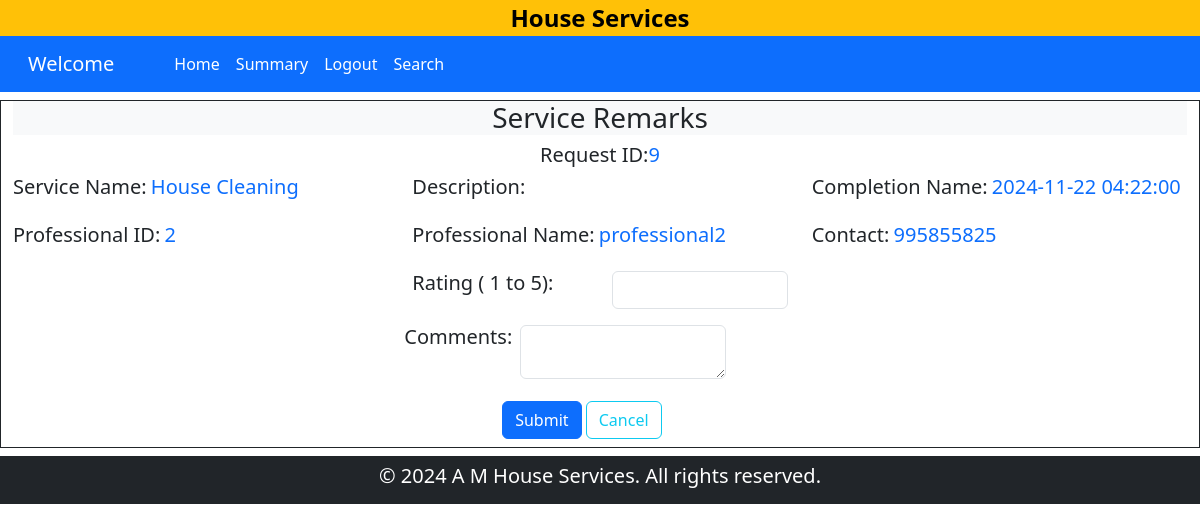
/customer_dashboard/9/9, run on the app's committed database.
### backened/modals.py (models this page shows)
class ServiceRequest(db.Model):
    __tablename__ = "service_request"
    id = db.Column(db.Integer, primary_key=True)
    service_id = db.Column(db.Integer, db.ForeignKey("service.id"), nullable=False)
    customer_id = db.Column(db.Integer, db.ForeignKey("customer.id"), nullable=False)
    professional_id = db.Column(db.Integer, db.ForeignKey("professional.id"), nullable=False)
    date_of_request = db.Column(db.DateTime, default=datetime.now,nullable=False)
    date_of_completion = db.Column(db.DateTime, nullable=True)
    service_status = db.Column(db.String(50), nullable=False, default="requested")
    remarks = db.Column(db.Text, nullable=True)
    reviews = db.relationship("Review", backref="service_request", lazy=True, cascade="all, delete-orphan")

class Service(db.Model):
    __tablename__ = "service"
    id = db.Column(db.Integer, primary_key=True)
    name = db.Column(db.String(120), nullable=False)
    price = db.Column(db.Float, nullable=False)
    time_required = db.Column(db.Integer, nullable=False)
    description = db.Column(db.Text,nullable = True)
    service_requests = db.relationship("ServiceRequest", backref="service", lazy=True, cascade="all, delete-orphan")

class Professional(db.Model):
    __tablename__ = "professional"
    id = db.Column(db.Integer, primary_key=True)
    email = db.Column(db.String(120), unique=True, nullable=False)
    password = db.Column(db.String(120), nullable=False)
    name = db.Column(db.String(120), nullable=False)
    phone = db.Column(db.Integer, nullable=False)
    address = db.Column(db.String(200), nullable=False)
    pincode = db.Column(db.Integer, nullable=False)
    date_created = db.Column(db.DateTime, default=datetime.now,nullable=False)
    description = db.Column(db.Text, nullable=True)
    service_type = db.Column(db.String(120), nullable=False)
    experience = db.Column(db.Integer, nullable=False)
    file_path = db.Column(db.String(255), nullable=False)
    status = db.Column(db.String(30), default="pending",nullable=False)
    service_requests = db.relationship(
        "ServiceRequest",
        backref="professional",
        lazy=True,
        cascade="all, delete-orphan",
    )

### backened/controller.py (the view, shortened to what this page needs)
@app.route('/customer_dashboard/<uid>/<rid>',methods=['GET','POST'] )
def request_review(uid,rid):
    customer = Customer.query.filter_by(id = uid).first()
    ser_req = ServiceRequest.query.filter_by(id = rid).first()
    return render_template('review.html', request = ser_req, customer = customer)

### templates/review.html (shortened to what this page needs)
{% extends 'customer_dashboard.html' %}
{% block search_customer %}
    <div class="container-fluid my-2 border border-dark">
        <div class="bg-light">
            <h3 class="text-center"> Service Remarks</h3>
        </div>
        <div class="conatiner">
            <form action="" method="post">
                <div class="row">
                    <div class=" col d-flex justify-content-center">
                        <label for="rid" class="h5 lead">Request ID:</label>
                        <input type="hidden" name="rid" id="rid" class="form-control" value="{{ request.id }}" ><strong class="text-primary h5"> {{ request.id }}</strong>
                    </div>
                </div>
                <div class="row">
                    <div class="col-4">
                        <label for="sname" class="bold h5">Service Name:</label>
                        <input type="hidden" id="sname" class="form-control" name="sname" value="{{ request.service.name }}"><strong class="text-primary h5 lead"> {{ request.service.name }}</strong>
                    </div>
                    <div class="col-4">
                        <label for="remark" class="bold h5">Description:</label>
                    </div>
                    <div class="col-4">
                        <label for="cdate" class="bold h5">Completion Name:</label>
                        <input type="hidden" id="cdate" class="form-control" name="cdate" value="{{ request.date_of_completion }}"><strong class="text-primary h5 lead">{{ request.date_of_request }}</strong>
                    </div>
                </div>
                <div class="row my-3">
                    <div class="col-4">
                        <label for="pid" class="bold h5">Professional ID:</label>
                        <input type="hidden" id="pid" class="form-control" name="pid" value="{{ request.professional_id }}"><strong class="text-primary h5 lead">{{ request.professional_id }}</strong>
                    </div>
                    <div class="col-4">
                        <label for="pname" class="bold h5">Professional Name:</label>
                        <input type="hidden" id="pname" class="form-control" name="pname" value="{{ request.professional.name }}"><strong class="text-primary h5 lead">{{ request.professional.name }}</strong>
                    </div>
                    <div class="col-4">
                        <label for="pphone" class="bold h5">Contact:</label>
                        <input type="hidden" id="pphone" class="form-control" name="pphone" value="{{ request.professional.phone }}"><strong class="text-primary h5 lead">{{ request.professional.phone }}</strong>
                    </div>
                </div>
                <div class="row my-3 d-flex justify-content-center">
                    <div class="col-2">
                        <label for="rating" class="bold h5">Rating ( 1 to 5):</label>
                    </div>
                    <div class="col-2">
                        <input type="number" id="rating" class="form-control" name="rating" min="1" max="5" required>
                    </div>
                </div>
                <div class="row my-3 d-flex justify-content-center">
                    <div class="col-1">
                        <label for="comment" class="bold h5">Comments:</label>
                    </div>
                    <div class="col-3 ms-3">
                        <textarea name="comment" id="comment" class="border rounded"></textarea>
                    </div>
                </div>
                <div class="row-2 d-flex justify-content-center">
                    <div class="col-2 mb-2">
                        <button type="submit" class="btn btn-primary">Submit</button>
                        <a href="{{ url_for('customerDashboard', user = customer.name) }}" class="btn btn-outline-info">Cancel</a>
                    </div>
                </div>
            </form>
        </div>
    </div>
{% endblock search_customer %}

### data on the page
ServiceRequest: id "9", date_of_request "2024-11-22 04:22:00", professional_id "2"
Service: service.name "House Cleaning"
Professional: professional.name "professional2", professional.phone "995855825"
